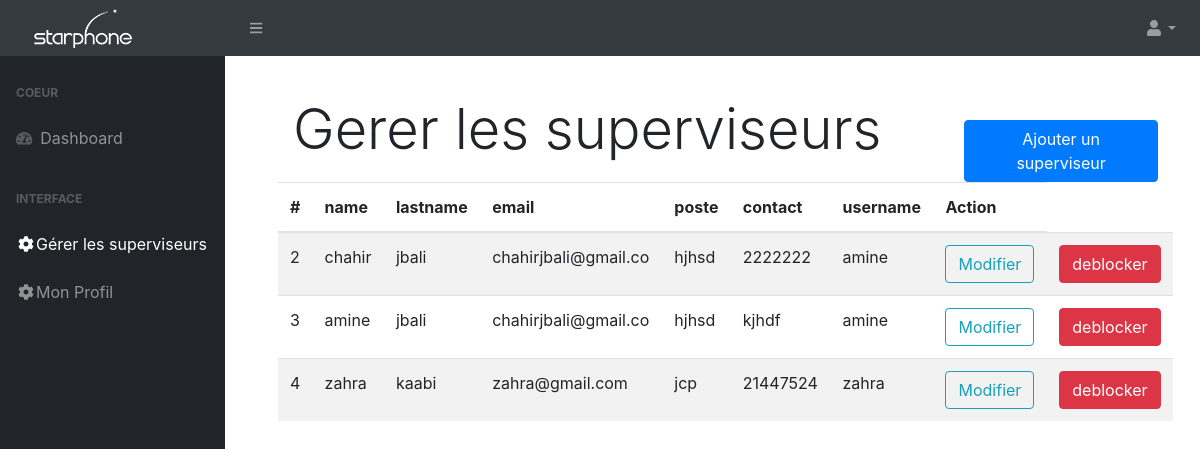
The page /index.php?controller=admin&action=gerer (signed in) on the database its author committed.
### tables this page shows
CREATE TABLE `user` (
  `id` int(255) NOT NULL,
  `name` varchar(100) NOT NULL,
  `lastname` varchar(20) NOT NULL,
  `email` varchar(20) NOT NULL,
  `poste` varchar(10) NOT NULL,
  `contact` varchar(100) NOT NULL,
  `username` varchar(50) NOT NULL,
  `password` varchar(100) NOT NULL,
  `role` varchar(10) NOT NULL,
  `enable` tinyint(1) NOT NULL
);

### model/model.php (called while the page is built, shortened)
<?php
class Model {
    private static $pdo;
    public static function Init(){
        $host = Conf::getHostname();
        $dbname = Conf::getDatabase();
        $login = Conf::getLogin();
        $pass = Conf::getPassword();
        try {
            self::$pdo = new PDO("mysql:host=$host;dbname=$dbname", $login,$pass);
        } catch (PDOException $e) {
            die($e->getMessage());
        }
    }
	public static function getAll(){
	    $SQL="SELECT * FROM ".static::$table." WHERE role = 2";
		$rep = model::$pdo->query($SQL);
	    $rep->setFetchMode(PDO::FETCH_CLASS, 'model'.ucfirst(static::$table));
	    return $rep->fetchAll();
	}
}
?>

### model/modelUser.php (called while the page is built, shortened)
<?php
require_once("model.php");
class ModelUser extends Model{
    private $id= NULL;
    private $name;
    private $lastname;
    private $email;
    private $poste;
    private $contact;
    private $username;
    private $enable;
    public function getId(){
        return $this->id;
    }
    public function getName(){
        return $this->name;
    }
    public function getLastname(){
        return $this->lastname;
    }
    public function getEmail(){
        return $this->email;
    }
    public function getPoste(){
        return $this->poste;
    }
    public function getContact(){
        return $this->contact;
    }
    public function getUsername(){
        return $this->username;
    }
    public function getEnable(){
        return $this->enable;
    }
}
?>

### view/admin/viewGererSuperviseur.php (the view)
<div class="container mt-5 ml-5">
    <div class="row col-10 mt-5 ml-auto">
    <div class="col-9">
    <h1 class="lead display-4">Gerer les superviseurs</h1>
    </div>
    <div class="col-3">
    <a class="btn btn-primary mt-4" href="index.php?controller=admin&action=create">Ajouter un superviseur </a>
    </div>
    </div>
    <div class="row col-10 ml-auto">
    <table class="table table-striped">
  <thead>
    <tr>
      <th scope="col">#</th>
      <th scope="col">name</th>
      <th scope="col">lastname</th>
      <th scope="col">email</th>
      <th scope="col">poste</th>
      <th scope="col">contact</th>
      <th scope="col">username</th>
      <th scope="col">Action</th>
    </tr>
  </thead>
  <tbody>
    <?php
    foreach ($tab_p as $c){
        $id = $c->getId();
        $enable = $c->getEnable();
        echo "<tr>";
        echo "<td>".$c->getId()."</td>";
        echo "<td>".$c->getName()."</td>";
        echo "<td>".$c->getLastname()."</td>";
        echo "<td>".$c->getEmail()."</td>";
        echo "<td>".$c->getPoste()."</td>";
        echo "<td>".$c->getContact()."</td>";
        echo "<td>".$c->getUsername()."</td>";
        echo "
        <td> <a class='btn btn-outline-info' href='index.php?controller=admin&action=read&id=$id'> Modifier </a> </td>
        ";
      if ($enable == 1) {
        echo " <td>   <a class='btn btn-success w-100' href='index.php?controller=user&action=block&id=$id&enable=$enable'> blocker </a> </td>";
      }
      else{
        echo " <td>   <a class='btn btn-danger w-100' href='index.php?controller=user&action=block&id=$id&enable=$enable'> deblocker </a> </td>";
      }
        echo "</tr>";
    }
    ?>
  </tbody>
</table>
    </div>
</div>

### index.php (shortened to what this page needs)
<?php
$ROOT = __DIR__;
$DS = DIRECTORY_SEPARATOR;
$controleur_default = 'admin';
if(!isset($_REQUEST['controller']))
    $controller = $controleur_default;
    else $controller = $_REQUEST['controller'];
    switch($controller){
                        case 'admin':
                                if(($_SESSION['role']==1) || ($_SESSION['role']==2))
                                    {
                                     require("{$ROOT}{$DS}controller{$DS}controllerAdmin.php");
                                    }
                                    else{
                                      require("{$ROOT}{$DS}controller{$DS}controllerLogin.php");
                                    }
                            break;
    }
?>

### controller/controllerAdmin.php (shortened to what this page needs)
<?php
if(isset($_REQUEST['action']))
	$action = $_REQUEST['action'];
	else $action="dashboard";
switch ($action) {
                case "gerer":
                    $tab_p = modelUser::getAll();
                    require ("{$ROOT}{$DS}view{$DS}dash.php");
                    break;
                }
?>

### view/dash.php (shortened to what this page needs)
<!DOCTYPE html>
<html >
<head>
	<link rel="stylesheet" type="text/css" href="assets/css/styles.css">
	<link href="https://cdn.datatables.net/1.10.20/css/dataTables.bootstrap4.min.css" rel="stylesheet" />
	<link rel="stylesheet" href="https://stackpath.bootstrapcdn.com/bootstrap/4.4.1/css/bootstrap.min.css">
</head>
<body class="sb-nav-fixed">
<?php
$ROOT = __DIR__;
$DS = DIRECTORY_SEPARATOR;
require_once('viewHeader.php');
?>
   <div id="layoutSidenav">
<?php
require_once('viewSideNav.php');
$filepath = $ROOT.$DS.$controller.$DS;
$filename = "view".ucfirst($view).".php";
require_once($filepath.$filename);
?>
</div>
</body>
</html>

### view/viewHeader.php (shortened to what this page needs)
<nav class="sb-topnav navbar navbar-expand navbar-dark bg-dark ">
            <a class="navbar-brand" href="index.html"><img src="assets/assets/img/logo.png" alt="Responsive image"></a>
            <button class="btn btn-link btn-sm order-1 order-lg-0" id="sidebarToggle" href="#"><i class="fas fa-bars"></i></button>
            <ul class="navbar-nav ml-auto ml-md-0">
                <li class="nav-item dropdown">
                    <a class="nav-link dropdown-toggle" id="userDropdown" href="#" role="button" data-toggle="dropdown"
                    aria-haspopup="true" aria-expanded="false"><i class="fas fa-user fa-fw"></i></a>
                </li>
            </ul>
        </nav>

### view/viewSideNav.php (shortened to what this page needs)
<div id="layoutSidenav_nav">
                <nav class="sb-sidenav accordion sb-sidenav-dark" id="sidenavAccordion">
                    <div class="sb-sidenav-menu">
                        <div class="nav">
                            <div class="sb-sidenav-menu-heading">Coeur</div>
                            <a class="nav-link" href="index.php">
                            <div class="sb-nav-link-icon"><i class="fas fa-tachometer-alt"></i></div>Dashboard</a>
                            <div class="sb-sidenav-menu-heading">Interface</div>
                            <?php
            $role=$_SESSION['role'];
            if($role == 1){
                         echo "
                         <a class='nav-link collapsed' href='index.php?controller=admin&action=gerer'>
                         <div class='fas fa-fw fa-cog'><i class='fas fa-columns'></i></div>
                            Gérer les superviseurs
                                                 </a>
                         ";
            }
            ?>
                    <a class="nav-link collapsed" href="index.php?controller=admin&action=profil">
                            <div class="fas fa-fw fa-cog"><i class="fas fa-columns"></i></div>
                               Mon Profil
                                                    </a>
                </nav>
            </div>

### rows shown on the page
user: id "2", name "chahir", lastname "jbali", email "chahirjbali@gmail.co", poste "hjhsd", contact "2222222", username "amine"
user: id "3", name "amine", lastname "jbali", email "chahirjbali@gmail.co", poste "hjhsd", contact "kjhdf", username "amine"
user: id "4", name "zahra", lastname "kaabi", email "zahra@gmail.com", poste "jcp", contact "21447524", username "zahra"
